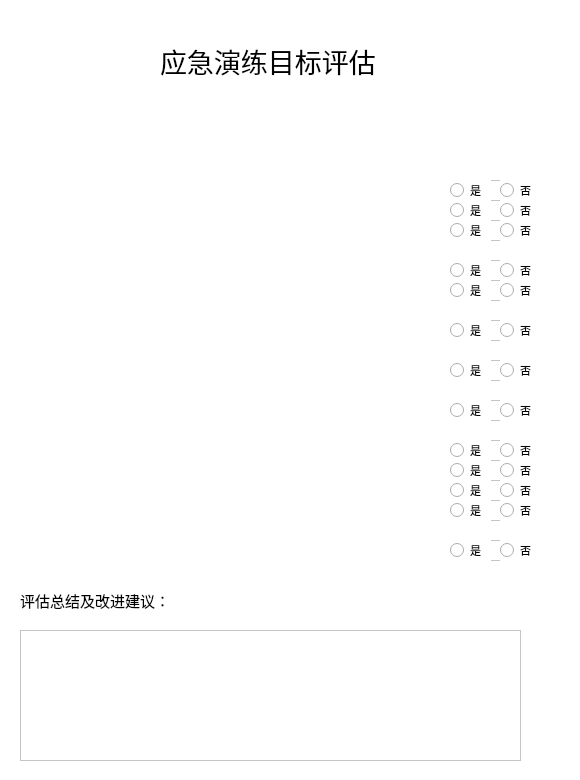
        <widget class="QWidget" name="scrollAreaWidgetContents">
         <property name="geometry">
          <rect>
           <x>0</x>
           <y>0</y>
           <width>580</width>
           <height>780</height>
          </rect>
         </property>
         <property name="styleSheet">
          <string notr="true">background-color: rgb(255, 255, 255);</string>
         </property>
         <widget class="QLabel" name="label_38">
          <property name="geometry">
           <rect>
            <x>160</x>
            <y>40</y>
            <width>281</width>
            <height>41</height>
           </rect>
          </property>
          <property name="font">
           <font>
            <family>黑体</family>
            <pointsize>20</pointsize>
           </font>
          </property>
          <property name="text">
           <string>应急演练目标评估</string>
          </property>
         </widget>
         <widget class="QLabel" name="label_39">
          <property name="geometry">
           <rect>
            <x>20</x>
            <y>120</y>
            <width>421</width>
            <height>461</height>
           </rect>
          </property>
          <property name="styleSheet">
           <string notr="true">image: url(:/FEDE/Resources/judge1.JPG);</string>
          </property>
          <property name="text">
           <string/>
          </property>
         </widget>
         <widget class="QFrame" name="frame_6">
          <property name="geometry">
           <rect>
            <x>450</x>
            <y>180</y>
            <width>91</width>
            <height>21</height>
           </rect>
          </property>
          <property name="frameShape">
           <enum>QFrame::StyledPanel</enum>
          </property>
          <property name="frameShadow">
           <enum>QFrame::Raised</enum>
          </property>
          <widget class="QRadioButton" name="radioButton_1_1">
           <property name="geometry">
            <rect>
             <x>0</x>
             <y>-5</y>
             <width>41</width>
             <height>31</height>
            </rect>
           </property>
           <property name="font">
            <font>
             <family>黑体</family>
             <pointsize>8</pointsize>
            </font>
           </property>
           <property name="text">
            <string>是</string>
           </property>
          </widget>
          <widget class="QRadioButton" name="radioButton_1_2">
           <property name="geometry">
            <rect>
             <x>50</x>
             <y>-5</y>
             <width>41</width>
             <height>31</height>
            </rect>
           </property>
           <property name="font">
            <font>
             <family>黑体</family>
             <pointsize>8</pointsize>
            </font>
           </property>
           <property name="text">
            <string>否</string>
           </property>
          </widget>
         </widget>
         <widget class="QFrame" name="frame_7">
          <property name="geometry">
           <rect>
            <x>450</x>
            <y>200</y>
            <width>91</width>
            <height>21</height>
           </rect>
          </property>
          <property name="frameShape">
           <enum>QFrame::StyledPanel</enum>
          </property>
          <property name="frameShadow">
           <enum>QFrame::Raised</enum>
          </property>
          <widget class="QRadioButton" name="radioButton_1_3">
           <property name="geometry">
            <rect>
             <x>0</x>
             <y>-5</y>
             <width>41</width>
             <height>31</height>
            </rect>
           </property>
           <property name="font">
            <font>
             <family>黑体</family>
             <pointsize>8</pointsize>
            </font>
           </property>
           <property name="text">
            <string>是</string>
           </property>
          </widget>
          <widget class="QRadioButton" name="radioButton_1_4">
           <property name="geometry">
            <rect>
             <x>50</x>
             <y>-5</y>
             <width>41</width>
             <height>31</height>
            </rect>
           </property>
           <property name="font">
            <font>
             <family>黑体</family>
             <pointsize>8</pointsize>
            </font>
           </property>
           <property name="text">
            <string>否</string>
           </property>
          </widget>
         </widget>
         <widget class="QFrame" name="frame_8">
          <property name="geometry">
           <rect>
            <x>450</x>
            <y>220</y>
            <width>91</width>
            <height>21</height>
           </rect>
          </property>
          <property name="frameShape">
           <enum>QFrame::StyledPanel</enum>
          </property>
          <property name="frameShadow">
           <enum>QFrame::Raised</enum>
          </property>
          <widget class="QRadioButton" name="radioButton_1_5">
           <property name="geometry">
            <rect>
             <x>0</x>
             <y>-5</y>
             <width>41</width>
             <height>31</height>
            </rect>
           </property>
           <property name="font">
            <font>
             <family>黑体</family>
             <pointsize>8</pointsize>
            </font>
           </property>
           <property name="text">
            <string>是</string>
           </property>
          </widget>
          <widget class="QRadioButton" name="radioButton_1_6">
           <property name="geometry">
            <rect>
             <x>50</x>
             <y>-5</y>
             <width>41</width>
             <height>31</height>
            </rect>
           </property>
           <property name="font">
            <font>
             <family>黑体</family>
             <pointsize>8</pointsize>
            </font>
           </property>
           <property name="text">
            <string>否</string>
           </property>
          </widget>
         </widget>
         <widget class="QFrame" name="frame_9">
          <property name="geometry">
           <rect>
            <x>450</x>
            <y>320</y>
            <width>91</width>
            <height>21</height>
           </rect>
          </property>
          <property name="frameShape">
           <enum>QFrame::StyledPanel</enum>
          </property>
          <property name="frameShadow">
           <enum>QFrame::Raised</enum>
          </property>
          <widget class="QRadioButton" name="radioButton_1_11">
           <property name="geometry">
            <rect>
             <x>0</x>
             <y>-5</y>
             <width>41</width>
             <height>31</height>
            </rect>
           </property>
           <property name="font">
            <font>
             <family>黑体</family>
             <pointsize>8</pointsize>
            </font>
           </property>
           <property name="text">
            <string>是</string>
           </property>
          </widget>
          <widget class="QRadioButton" name="radioButton_1_12">
           <property name="geometry">
            <rect>
             <x>50</x>
             <y>-5</y>
             <width>41</width>
             <height>31</height>
            </rect>
           </property>
           <property name="font">
            <font>
             <family>黑体</family>
             <pointsize>8</pointsize>
            </font>
           </property>
           <property name="text">
            <string>否</string>
           </property>
          </widget>
         </widget>
         <widget class="QFrame" name="frame_10">
          <property name="geometry">
           <rect>
            <x>450</x>
            <y>280</y>
            <width>91</width>
            <height>21</height>
           </rect>
          </property>
          <property name="frameShape">
           <enum>QFrame::StyledPanel</enum>
          </property>
          <property name="frameShadow">
           <enum>QFrame::Raised</enum>
          </property>
          <widget class="QRadioButton" name="radioButton_1_9">
           <property name="geometry">
            <rect>
             <x>0</x>
             <y>-5</y>
             <width>41</width>
             <height>31</height>
            </rect>
           </property>
           <property name="font">
            <font>
             <family>黑体</family>
             <pointsize>8</pointsize>
            </font>
           </property>
           <property name="text">
            <string>是</string>
           </property>
          </widget>
          <widget class="QRadioButton" name="radioButton_1_10">
           <property name="geometry">
            <rect>
             <x>50</x>
             <y>-5</y>
             <width>41</width>
             <height>31</height>
            </rect>
           </property>
           <property name="font">
            <font>
             <family>黑体</family>
             <pointsize>8</pointsize>
            </font>
           </property>
           <property name="text">
            <string>否</string>
           </property>
          </widget>
         </widget>
         <widget class="QFrame" name="frame_11">
          <property name="geometry">
           <rect>
            <x>450</x>
            <y>260</y>
            <width>91</width>
            <height>21</height>
           </rect>
          </property>
          <property name="frameShape">
           <enum>QFrame::StyledPanel</enum>
          </property>
          <property name="frameShadow">
           <enum>QFrame::Raised</enum>
          </property>
          <widget class="QRadioButton" name="radioButton_1_7">
           <property name="geometry">
            <rect>
             <x>0</x>
             <y>-5</y>
             <width>41</width>
             <height>31</height>
            </rect>
           </property>
           <property name="font">
            <font>
             <family>黑体</family>
             <pointsize>8</pointsize>
            </font>
           </property>
           <property name="text">
            <string>是</string>
           </property>
          </widget>
          <widget class="QRadioButton" name="radioButton_1_8">
           <property name="geometry">
            <rect>
             <x>50</x>
             <y>-5</y>
             <width>41</width>
             <height>31</height>
            </rect>
           </property>
           <property name="font">
            <font>
             <family>黑体</family>
             <pointsize>8</pointsize>
            </font>
           </property>
           <property name="text">
            <string>否</string>
           </property>
          </widget>
         </widget>
         <widget class="QFrame" name="frame_12">
          <property name="geometry">
           <rect>
            <x>450</x>
            <y>400</y>
            <width>91</width>
            <height>21</height>
           </rect>
          </property>
          <property name="frameShape">
           <enum>QFrame::StyledPanel</enum>
          </property>
          <property name="frameShadow">
           <enum>QFrame::Raised</enum>
          </property>
          <widget class="QRadioButton" name="radioButton_1_15">
           <property name="geometry">
            <rect>
             <x>0</x>
             <y>-5</y>
             <width>41</width>
             <height>31</height>
            </rect>
           </property>
           <property name="font">
            <font>
             <family>黑体</family>
             <pointsize>8</pointsize>
            </font>
           </property>
           <property name="text">
            <string>是</string>
           </property>
          </widget>
          <widget class="QRadioButton" name="radioButton_1_16">
           <property name="geometry">
            <rect>
             <x>50</x>
             <y>-5</y>
             <width>41</width>
             <height>31</height>
            </rect>
           </property>
           <property name="font">
            <font>
             <family>黑体</family>
             <pointsize>8</pointsize>
            </font>
           </property>
           <property name="text">
            <string>否</string>
           </property>
          </widget>
         </widget>
         <widget class="QFrame" name="frame_14">
          <property name="geometry">
           <rect>
            <x>450</x>
            <y>360</y>
            <width>91</width>
            <height>21</height>
           </rect>
          </property>
          <property name="frameShape">
           <enum>QFrame::StyledPanel</enum>
          </property>
          <property name="frameShadow">
           <enum>QFrame::Raised</enum>
          </property>
          <widget class="QRadioButton" name="radioButton_1_13">
           <property name="geometry">
            <rect>
             <x>0</x>
             <y>-5</y>
             <width>41</width>
             <height>31</height>
            </rect>
           </property>
           <property name="font">
            <font>
             <family>黑体</family>
             <pointsize>8</pointsize>
            </font>
           </property>
           <property name="text">
            <string>是</string>
           </property>
          </widget>
          <widget class="QRadioButton" name="radioButton_1_14">
           <property name="geometry">
            <rect>
             <x>50</x>
             <y>-5</y>
             <width>41</width>
             <height>31</height>
            </rect>
           </property>
           <property name="font">
            <font>
             <family>黑体</family>
             <pointsize>8</pointsize>
            </font>
           </property>
           <property name="text">
            <string>否</string>
           </property>
          </widget>
         </widget>
         <widget class="QFrame" name="frame_13">
          <property name="geometry">
           <rect>
            <x>450</x>
            <y>480</y>
            <width>91</width>
            <height>21</height>
           </rect>
          </property>
          <property name="frameShape">
           <enum>QFrame::StyledPanel</enum>
          </property>
          <property name="frameShadow">
           <enum>QFrame::Raised</enum>
          </property>
          <widget class="QRadioButton" name="radioButton_1_21">
           <property name="geometry">
            <rect>
             <x>0</x>
             <y>-5</y>
             <width>41</width>
             <height>31</height>
            </rect>
           </property>
           <property name="font">
            <font>
             <family>黑体</family>
             <pointsize>8</pointsize>
            </font>
           </property>
           <property name="text">
            <string>是</string>
           </property>
          </widget>
          <widget class="QRadioButton" name="radioButton_1_22">
           <property name="geometry">
            <rect>
             <x>50</x>
             <y>-5</y>
             <width>41</width>
             <height>31</height>
            </rect>
           </property>
           <property name="font">
            <font>
             <family>黑体</family>
             <pointsize>8</pointsize>
            </font>
           </property>
           <property name="text">
            <string>否</string>
           </property>
          </widget>
         </widget>
         <widget class="QFrame" name="frame_15">
          <property name="geometry">
           <rect>
            <x>450</x>
            <y>460</y>
            <width>91</width>
            <height>21</height>
           </rect>
          </property>
          <property name="frameShape">
           <enum>QFrame::StyledPanel</enum>
          </property>
          <property name="frameShadow">
           <enum>QFrame::Raised</enum>
          </property>
          <widget class="QRadioButton" name="radioButton_1_19">
           <property name="geometry">
            <rect>
             <x>0</x>
             <y>-5</y>
             <width>41</width>
             <height>31</height>
            </rect>
           </property>
           <property name="font">
            <font>
             <family>黑体</family>
             <pointsize>8</pointsize>
            </font>
           </property>
           <property name="text">
            <string>是</string>
           </property>
          </widget>
          <widget class="QRadioButton" name="radioButton_1_20">
           <property name="geometry">
            <rect>
             <x>50</x>
             <y>-5</y>
             <width>41</width>
             <height>31</height>
            </rect>
           </property>
           <property name="font">
            <font>
             <family>黑体</family>
             <pointsize>8</pointsize>
            </font>
           </property>
           <property name="text">
            <string>否</string>
           </property>
          </widget>
         </widget>
         <widget class="QFrame" name="frame_16">
          <property name="geometry">
           <rect>
            <x>450</x>
            <y>440</y>
            <width>91</width>
            <height>21</height>
           </rect>
          </property>
          <property name="frameShape">
           <enum>QFrame::StyledPanel</enum>
          </property>
          <property name="frameShadow">
           <enum>QFrame::Raised</enum>
          </property>
          <widget class="QRadioButton" name="radioButton_1_17">
           <property name="geometry">
            <rect>
             <x>0</x>
             <y>-5</y>
             <width>41</width>
             <height>31</height>
            </rect>
           </property>
           <property name="font">
            <font>
             <family>黑体</family>
             <pointsize>8</pointsize>
            </font>
           </property>
           <property name="text">
            <string>是</string>
           </property>
          </widget>
          <widget class="QRadioButton" name="radioButton_1_18">
           <property name="geometry">
            <rect>
             <x>50</x>
             <y>-5</y>
             <width>41</width>
             <height>31</height>
            </rect>
           </property>
           <property name="font">
            <font>
             <family>黑体</family>
             <pointsize>8</pointsize>
            </font>
           </property>
           <property name="text">
            <string>否</string>
           </property>
          </widget>
         </widget>
         <widget class="QFrame" name="frame_18">
          <property name="geometry">
           <rect>
            <x>450</x>
            <y>540</y>
            <width>91</width>
            <height>21</height>
           </rect>
          </property>
          <property name="frameShape">
           <enum>QFrame::StyledPanel</enum>
          </property>
          <property name="frameShadow">
           <enum>QFrame::Raised</enum>
          </property>
          <widget class="QRadioButton" name="radioButton_1_25">
           <property name="geometry">
            <rect>
             <x>0</x>
             <y>-5</y>
             <width>41</width>
             <height>31</height>
            </rect>
           </property>
           <property name="font">
            <font>
             <family>黑体</family>
             <pointsize>8</pointsize>
            </font>
           </property>
           <property name="text">
            <string>是</string>
           </property>
          </widget>
          <widget class="QRadioButton" name="radioButton_1_26">
           <property name="geometry">
            <rect>
             <x>50</x>
             <y>-5</y>
             <width>41</width>
             <height>31</height>
            </rect>
           </property>
           <property name="font">
            <font>
             <family>黑体</family>
             <pointsize>8</pointsize>
            </font>
           </property>
           <property name="text">
            <string>否</string>
           </property>
          </widget>
         </widget>
         <widget class="QFrame" name="frame_19">
          <property name="geometry">
           <rect>
            <x>450</x>
            <y>500</y>
            <width>91</width>
            <height>21</height>
           </rect>
          </property>
          <property name="frameShape">
           <enum>QFrame::StyledPanel</enum>
          </property>
          <property name="frameShadow">
           <enum>QFrame::Raised</enum>
          </property>
          <widget class="QRadioButton" name="radioButton_1_23">
           <property name="geometry">
            <rect>
             <x>0</x>
             <y>-5</y>
             <width>41</width>
             <height>31</height>
            </rect>
           </property>
           <property name="font">
            <font>
             <family>黑体</family>
             <pointsize>8</pointsize>
            </font>
           </property>
           <property name="text">
            <string>是</string>
           </property>
          </widget>
          <widget class="QRadioButton" name="radioButton_1_24">
           <property name="geometry">
            <rect>
             <x>50</x>
             <y>-5</y>
             <width>41</width>
             <height>31</height>
            </rect>
           </property>
           <property name="font">
            <font>
             <family>黑体</family>
             <pointsize>8</pointsize>
            </font>
           </property>
           <property name="text">
            <string>否</string>
           </property>
          </widget>
         </widget>
         <widget class="QLabel" name="label_45">
          <property name="geometry">
           <rect>
            <x>20</x>
            <y>590</y>
            <width>161</width>
            <height>21</height>
           </rect>
          </property>
          <property name="font">
           <font>
            <family>黑体</family>
            <pointsize>11</pointsize>
           </font>
          </property>
          <property name="text">
           <string>评估总结及改进建议：</string>
          </property>
         </widget>
         <widget class="QTextEdit" name="textEdit">
          <property name="geometry">
           <rect>
            <x>20</x>
            <y>630</y>
            <width>501</width>
            <height>131</height>
           </rect>
          </property>
         </widget>
        </widget>
